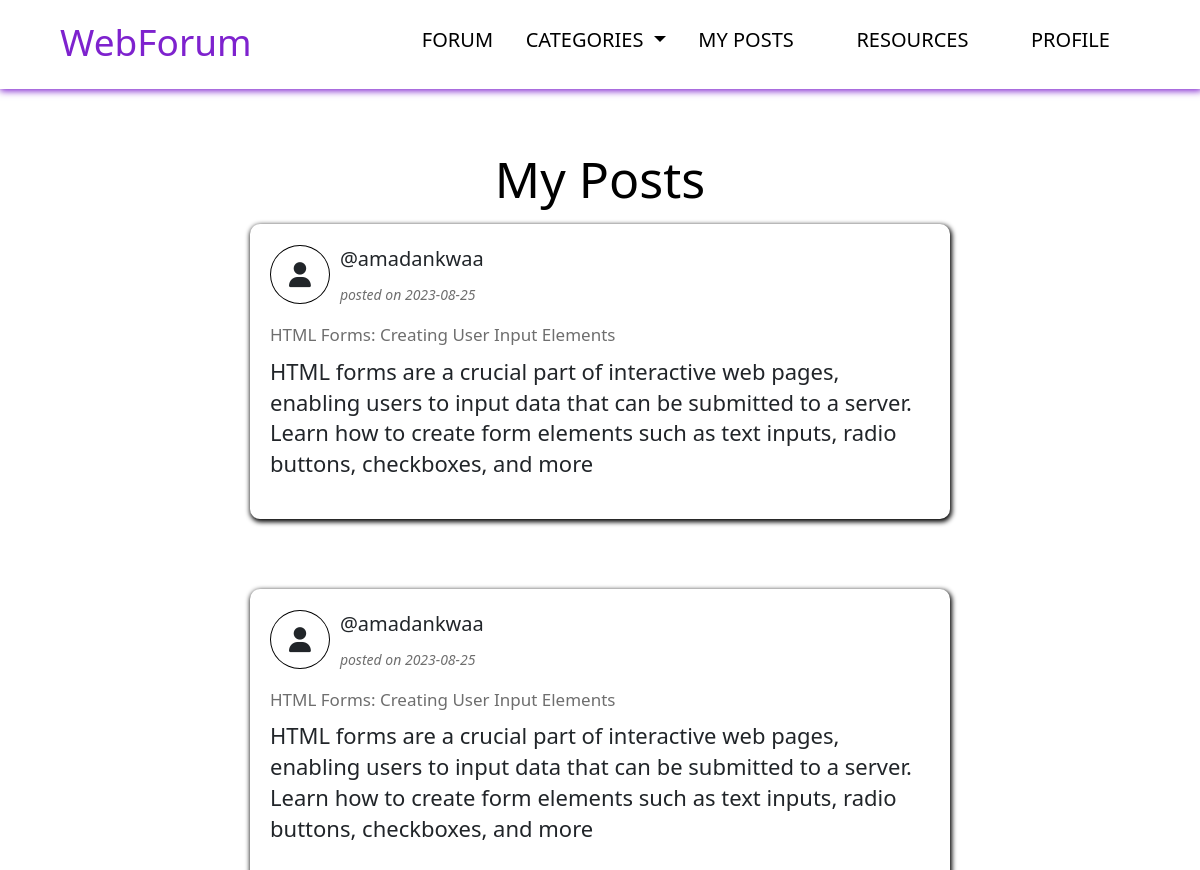
The page /my-posts.php (signed in) on the database its author committed.
### tables this page shows
CREATE TABLE `posts` (
  `category_id` int(11) DEFAULT NULL,
  `id` int(11) NOT NULL,
  `post_title` varchar(255) NOT NULL,
  `post_message` text DEFAULT NULL,
  `post_date` date DEFAULT NULL,
  `post_creator` text DEFAULT NULL
);

### my-posts.php (the view, shortened to what this page needs)
<?php
  include('includes/home-header.php');
?>
      <main class="home">
        <h1>My Posts</h1>
      </main>
</body>
</html>
<?php
  include('database-connection/user_database.php');
  $name = $_SESSION['username'];
  $sql = "SELECT * FROM posts WHERE post_creator = '$name' ORDER BY id DESC";
  $result = mysqli_query($connection, $sql);
  if(mysqli_num_rows($result) > 0){
    while ($row = mysqli_fetch_assoc($result)) {
      $post_title = $row["post_title"];
      $post_message = $row["post_message"];
      $post_date = $row["post_date"];
      $post_creator = $row["post_creator"];
      echo '
      <!DOCTYPE html>
      <html lang="en">
      <head>
        <meta charset="UTF-8">
        <meta name="viewport" content="width=device-width, initial-scale=1.0">
        <link rel="stylesheet" href="css/post.css" />
      </head>
      <body>
            <div class="posts my-posts">
            <div class="container">
                <div class="user">
                  <div class="user-img">
                    <i class="fa-solid fa-user"></i>
                  </div>
                  <div class="name-and-date">
                    <p>@'.$post_creator.'</p>
                    <span>posted on '
                      .$post_date.
                     '</span>
                  </div>
                </div>
              <div class="post-content">
                  <h3 class="title"> '
                    .$post_title.
                  ' </h3>
                  <p class="message">'
                  .$post_message.
                '</p>
              </div>
            </div>
          </div>
      </body>
      </html>
      ';
    }
  }
  include('script.php');
?>

### css/home_pages.css (style rules this page uses)
* { margin: 0; padding: 0; box-sizing: border-box; }
html { scroll-behavior: smooth; font-size: 62.5%; }
body { font-family: 'Poppins', sans-serif; height: 100vh; position: relative; overflow: auto; }
.heading, .home h1 { padding-top: 50px; text-align: center; }
main { padding: 10px 0; margin: 0 auto; width: 1200px; max-width: 95%; line-height: 2.75; }
main h3, .heading, .home h1 { color: black; font-size: 5rem; }

### css/threadlists.css (style rules this page uses)
* { margin: 0; padding: 0; box-sizing: border-box; }
html { font-size: 65.5%; }

### css/post.css (style rules this page uses)
body { font-family:system-ui, -apple-system, BlinkMacSystemFont, 'Segoe UI', Roboto, Oxygen, Ubuntu, Cantarell, 'Open Sans', 'Helvetica Neue', sans-serif; }
html { font-size: 62.5%; }
.posts { margin: 0 auto; margin-top: 20px; margin-bottom: 30px; max-width: 700px; width: 95%; }
.user { display: flex; align-items: center; padding: 0; }
.container { box-shadow: 1px 2px 5px 1px black; border-radius: 10px; padding: 20px; margin-bottom: 70px; }
.user .user-img { margin-right: 10px; }
.user .fa-solid { font-size: 2.5rem; border: 1px solid black; border-radius: 50%; padding: 16px 18px; }
.name-and-date p { font-size: 2rem; }
.name-and-date span { font-size: 1.4rem; color: rgb(110, 110, 110); font-style: italic; }
.post-content .title { margin: 20px 0 10px 0; font-size: 1.7rem; color: rgb(110, 110, 110); }
.post-content .message { margin-bottom: 20px; font-size: 2.2rem; line-height: 1.4; }
.my-posts { margin: 0 auto; max-width: 700px; width: 95%; }

### rows shown on the page
posts: post_creator "amadankwaa", post_date "2023-08-25", post_title "HTML Forms: Creating User Input Elements", post_message "HTML forms are a crucial part of interactive web pages, enabling users to input data that can be submitted to a server. Learn how to create form elements such as text inputs, radio buttons, checkboxes, and more"
posts: post_creator "amadankwaa", post_date "2023-08-25", post_title "HTML Forms: Creating User Input Elements", post_message "HTML forms are a crucial part of interactive web pages, enabling users to input data that can be submitted to a server. Learn how to create form elements such as text inputs, radio buttons, checkboxes, and more"
